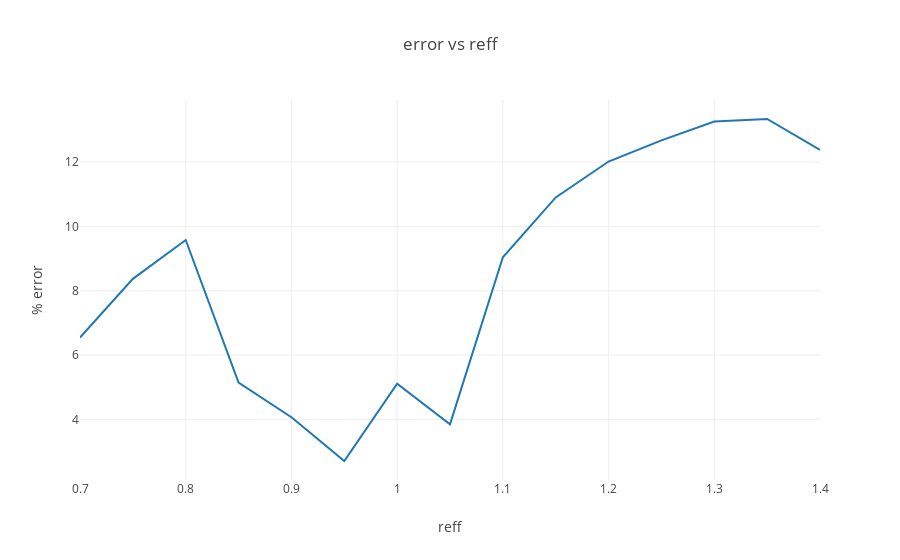

The code cell stored with this chart in its notebook:
### Code cell
layout = go.Layout(
    title = 'error vs reff',
    yaxis = dict(
        title = '% error'
    ),
    xaxis = dict(
        title = 'reff'
    )
)

trace = go.Scatter(
    x = df.index,
    y = df['error']-30,
    mode = 'lines'
)

fig = go.Figure(data = [trace], layout = layout)
py.offline.iplot(fig)

### Figure 1 — Plotly figure (JSON) as saved in the notebook; plotly's stock layout.template omitted (floating-point values rounded to 4 significant figures)
{"data": [{"mode": "lines", "type": "scatter", "uid": "76773faf-16b1-4755-b648-02c155c6ac38", "x": [0.7, 0.75, 0.8, 0.85, 0.9, 0.95, 1, 1.05, 1.1, 1.15, 1.2, 1.25, 1.3, 1.35, 1.4], "y": [6.543, 8.369, 9.578, 5.14, 4.065, 2.703, 5.106, 3.843, 9.042, 10.9, 12.02, 12.68, 13.26, 13.34, 12.38]}], "layout": {"title": {"text": "error vs reff"}, "xaxis": {"title": {"text": "reff"}}, "yaxis": {"title": {"text": "% error"}}}}
